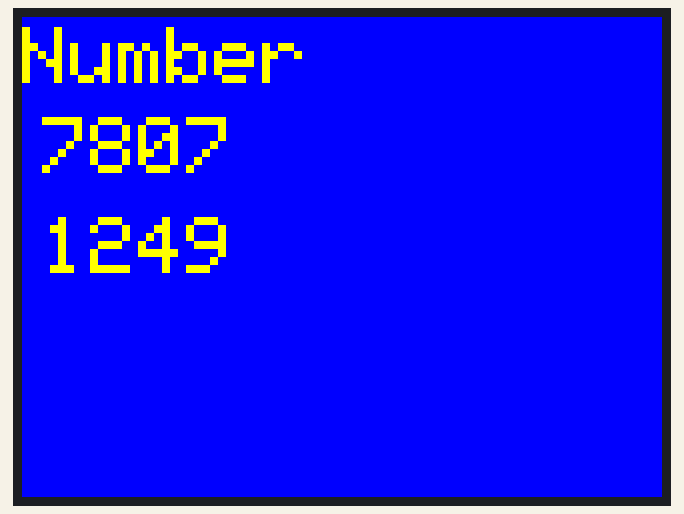
This sketch was run on a simulated ESP8266 (Wemos D1 mini). Parts: 320×240 colour display. Random numbers use the default seed unless the sketch sets one.

Above: at 0.29 s.
At 5.35 s:
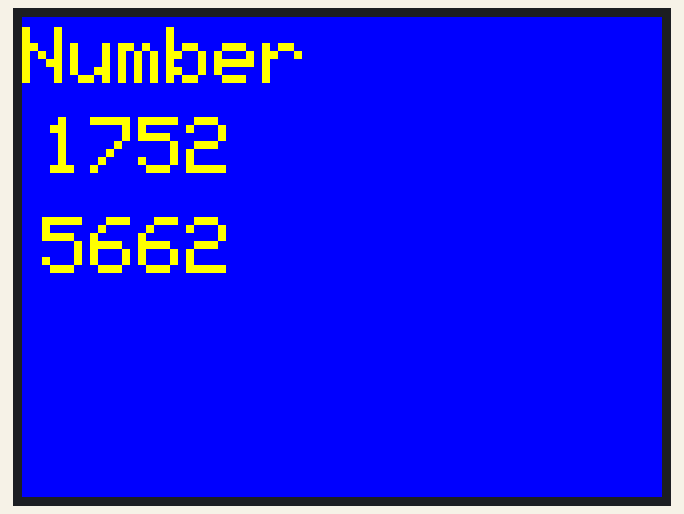
At 10.29 s:
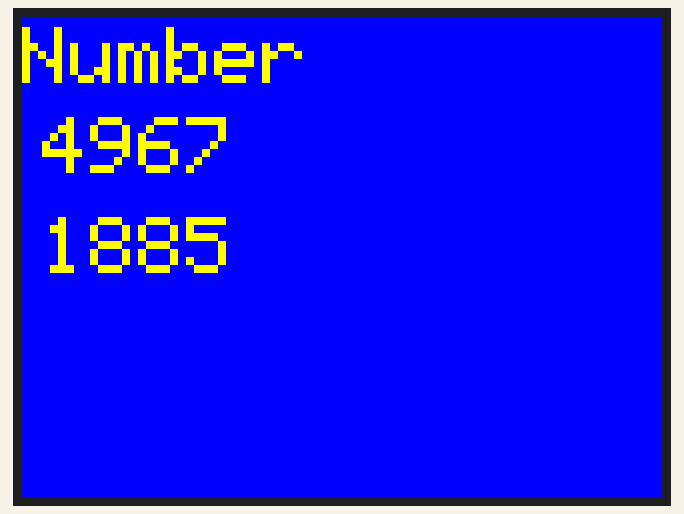
At 20.19 s:
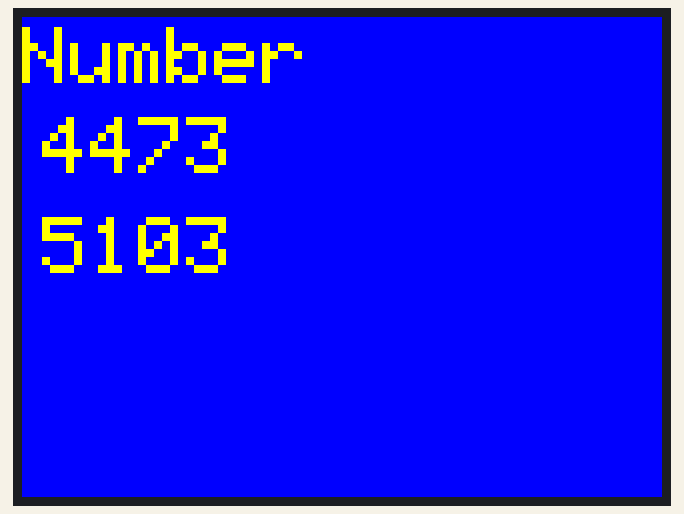
At 30.08 s:
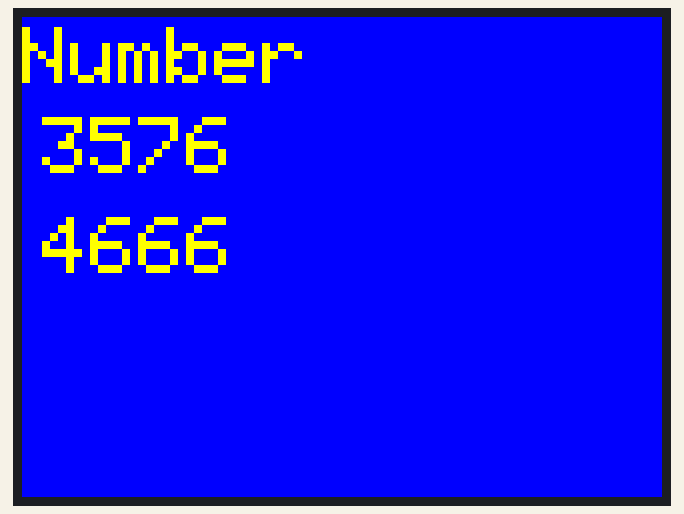
At 39.88 s:
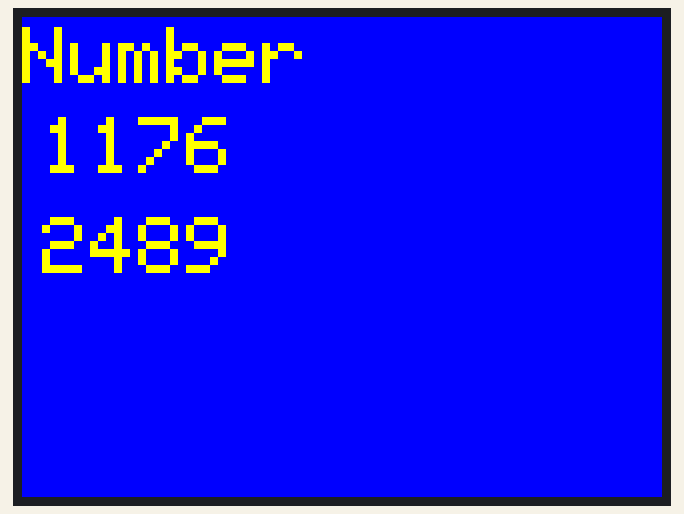

The sketch:

2019-12-05-0901_ILI9341_ile_hizli_ekran_tepkisi.ino
```cpp
#include <SPI.h>
#include <Adafruit_GFX.h>
#include <Adafruit_ILI9341.h>
#include <ESP8266WiFi.h>
#include <WiFiClient.h>
#include <ESP8266HTTPClient.h>
#include <ArduinoJson.h>

#define TFT_CS D0  //for D1 mini or TFT I2C Connector Shield (V1.1.0 or later)
#define TFT_DC D8  //for D1 mini or TFT I2C Connector Shield (V1.1.0 or later)
#define TFT_RST -1 //for D1 mini or TFT I2C Connector Shield (V1.1.0 or later)
#define TS_CS D3   //for D1 mini or TFT I2C Connector Shield (V1.1.0 or later)

// #define TFT_CS 14  //for D32 Pro
// #define TFT_DC 27  //for D32 Pro
// #define TFT_RST 33 //for D32 Pro
// #define TS_CS  12 //for D32 Pro

Adafruit_ILI9341 tft = Adafruit_ILI9341(TFT_CS, TFT_DC, TFT_RST);
////////////////////////////////////////
int sayi1;
int sayi2;

void setup() {
  tft.begin();
  tft.setRotation(1); tft.fillScreen(ILI9341_BLUE);
  tft.setTextColor(ILI9341_YELLOW, ILI9341_BLUE); tft.setTextSize(4);//yenibilgi
  tft.setCursor(0, 5); tft.print("Number");


}

void loop() {
  //tft.setTextColor(ILI9341_YELLOW, ILI9341_BLUE); tft.setTextSize(4);//yenibilgi (ILI9341_RED, ILI9341_BLUE) de iki rengi pes pese yazmak
  sayi1 = random(9000);
  tft.setCursor(10, 50);  tft.print(sayi1);
  //tft.setTextColor(ILI9341_RED, ILI9341_BLUE); tft.setTextSize(4);//yenibilgi
  sayi2 = random(9000);
  tft.setCursor(10, 100);  tft.print(sayi2);
  delay(100);
}
```
